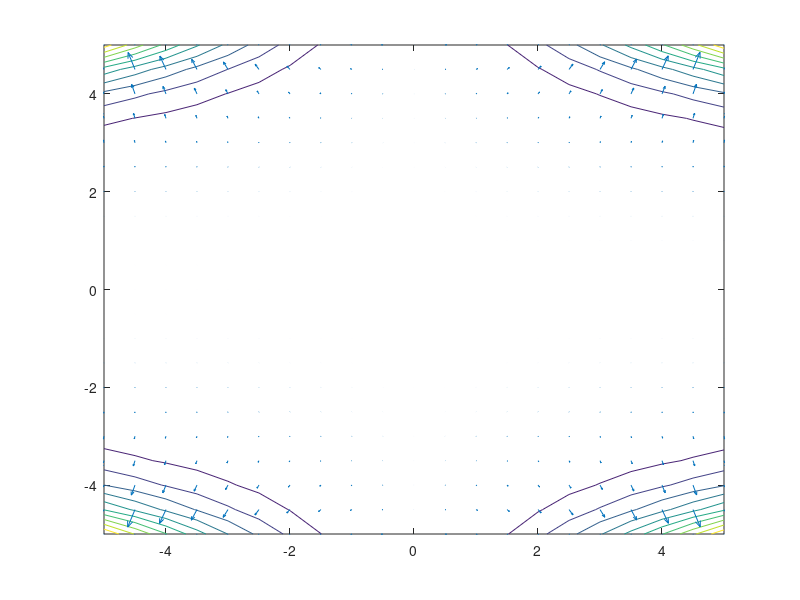

Here is the MATLAB script that generated this plot: (Note: this script raises an error after producing the figure.)
% Plot the trajectory of Anti-Gradient Descent
[x,y] = meshgrid(-5:.5:5);
z = (1.5 - x + x.*y).^2 + (2.25 - x + x.*y.^2).^2 + (2.625 - x + x.*y.^3).^2;
figure(1)
hold off
contour(x,y,z)
[dx,dy]=gradient(z,.2,.2);
hold on
quiver(x,y,dx,dy)
% set the initial point
x=[-2, 3];
xs=x; % dummy variable required for the iterative process
itsk=250; % the number of iterations


for i=1:itsk
%  A = hessian1(xs);
g = gradient1(xs);
%  step = length1(g)^2 / (g * A * g');
step = golden_section(xs);
 % compute the next point
 x = xs - step*g;
 % plot the step
 plot([xs(1),x(1)],[xs(2),x(2)],'r',[xs(1),x(1)],[xs(2),x(2)],'ro')
 % refresh the variables
 xs=x;
end
